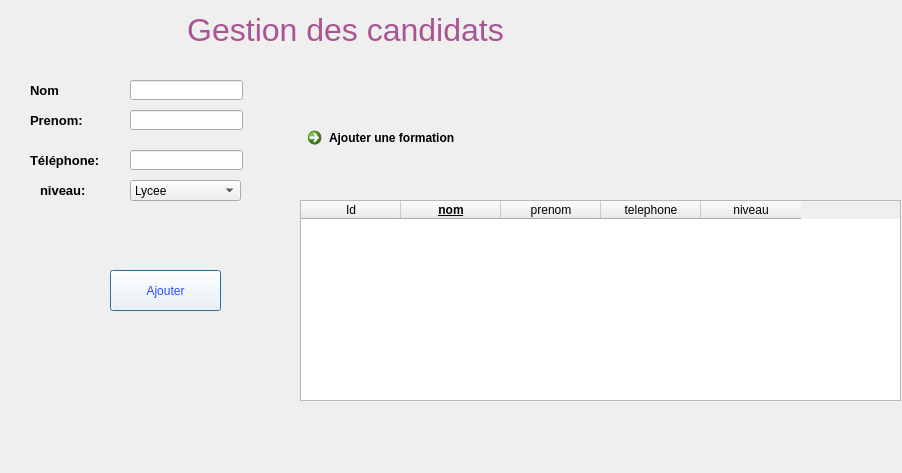
<?xml version="1.0" encoding="UTF-8"?>
<ui version="4.0">
 <class>Dialog</class>
 <widget class="QDialog" name="Dialog">
  <property name="geometry">
   <rect>
    <x>0</x>
    <y>0</y>
    <width>902</width>
    <height>473</height>
   </rect>
  </property>
  <property name="windowTitle">
   <string>Dialog</string>
  </property>
  <property name="autoFillBackground">
   <bool>false</bool>
  </property>
  <property name="styleSheet">
   <string notr="true"/>
  </property>
  <widget class="QPushButton" name="ajout">
   <property name="geometry">
    <rect>
     <x>110</x>
     <y>270</y>
     <width>111</width>
     <height>41</height>
    </rect>
   </property>
   <property name="toolTip">
    <string>&lt;html&gt;&lt;head/&gt;&lt;body&gt;&lt;p&gt;&lt;span style=&quot; font-size:12pt; color:#0000ff;&quot;&gt;Ceci sauvegarde un candidat dans votre base&lt;/span&gt;&lt;/p&gt;&lt;/body&gt;&lt;/html&gt;</string>
   </property>
   <property name="styleSheet">
    <string notr="true">color:rgb(44, 75, 255);
height:30px;
font: 75 14pt &quot;Times New Roman&quot;;
background-color:rgb(255, 255, 255);</string>
   </property>
   <property name="text">
    <string>Ajouter</string>
   </property>
  </widget>
  <widget class="QLabel" name="label_2">
   <property name="geometry">
    <rect>
     <x>170</x>
     <y>10</y>
     <width>351</width>
     <height>41</height>
    </rect>
   </property>
   <property name="styleSheet">
    <string notr="true">font: 15pt &quot;MS Shell Dlg 2&quot;;
color:rgb(170, 84, 147);</string>
   </property>
   <property name="text">
    <string>&lt;html&gt;&lt;head/&gt;&lt;body&gt;&lt;p align=&quot;center&quot;&gt;&lt;span style=&quot; font-size:24pt;&quot;&gt;Gestion des candidats&lt;/span&gt;&lt;/p&gt;&lt;/body&gt;&lt;/html&gt;</string>
   </property>
  </widget>
  <widget class="QLabel" name="label_3">
   <property name="geometry">
    <rect>
     <x>30</x>
     <y>70</y>
     <width>111</width>
     <height>41</height>
    </rect>
   </property>
   <property name="styleSheet">
    <string notr="true"/>
   </property>
   <property name="text">
    <string>&lt;html&gt;&lt;head/&gt;&lt;body&gt;&lt;p&gt;&lt;span style=&quot; font-size:10pt; font-weight:600;&quot;&gt;Nom&lt;/span&gt;&lt;/p&gt;&lt;/body&gt;&lt;/html&gt;</string>
   </property>
  </widget>
  <widget class="QLabel" name="label_4">
   <property name="geometry">
    <rect>
     <x>30</x>
     <y>100</y>
     <width>111</width>
     <height>41</height>
    </rect>
   </property>
   <property name="styleSheet">
    <string notr="true"/>
   </property>
   <property name="text">
    <string>&lt;html&gt;&lt;head/&gt;&lt;body&gt;&lt;p&gt;&lt;span style=&quot; font-size:10pt; font-weight:600;&quot;&gt;Prenom:&lt;/span&gt;&lt;/p&gt;&lt;/body&gt;&lt;/html&gt;</string>
   </property>
  </widget>
  <widget class="QLabel" name="label_5">
   <property name="geometry">
    <rect>
     <x>30</x>
     <y>140</y>
     <width>111</width>
     <height>41</height>
    </rect>
   </property>
   <property name="styleSheet">
    <string notr="true"/>
   </property>
   <property name="text">
    <string>&lt;html&gt;&lt;head/&gt;&lt;body&gt;&lt;p&gt;&lt;span style=&quot; font-size:10pt; font-weight:600;&quot;&gt;Téléphone:&lt;/span&gt;&lt;/p&gt;&lt;/body&gt;&lt;/html&gt;</string>
   </property>
  </widget>
  <widget class="QLabel" name="label_6">
   <property name="geometry">
    <rect>
     <x>40</x>
     <y>170</y>
     <width>111</width>
     <height>41</height>
    </rect>
   </property>
   <property name="styleSheet">
    <string notr="true"/>
   </property>
   <property name="text">
    <string>&lt;html&gt;&lt;head/&gt;&lt;body&gt;&lt;p&gt;&lt;span style=&quot; font-size:10pt; font-weight:600;&quot;&gt;niveau:&lt;/span&gt;&lt;/p&gt;&lt;/body&gt;&lt;/html&gt;</string>
   </property>
  </widget>
  <widget class="QLineEdit" name="n">
   <property name="geometry">
    <rect>
     <x>130</x>
     <y>80</y>
     <width>113</width>
     <height>20</height>
    </rect>
   </property>
   <property name="styleSheet">
    <string notr="true">border-color:#000;
border-size:4px</string>
   </property>
  </widget>
  <widget class="QLineEdit" name="p">
   <property name="geometry">
    <rect>
     <x>130</x>
     <y>110</y>
     <width>113</width>
     <height>20</height>
    </rect>
   </property>
   <property name="styleSheet">
    <string notr="true">
border-color:#000;
border-size:4px</string>
   </property>
  </widget>
  <widget class="QLineEdit" name="t">
   <property name="geometry">
    <rect>
     <x>130</x>
     <y>150</y>
     <width>113</width>
     <height>20</height>
    </rect>
   </property>
   <property name="styleSheet">
    <string notr="true">border-color:#000;
border-size:4px</string>
   </property>
  </widget>
  <widget class="QComboBox" name="nv">
   <property name="geometry">
    <rect>
     <x>130</x>
     <y>180</y>
     <width>111</width>
     <height>21</height>
    </rect>
   </property>
   <item>
    <property name="text">
     <string>Lycee</string>
    </property>
   </item>
   <item>
    <property name="text">
     <string>Université</string>
    </property>
   </item>
   <item>
    <property name="text">
     <string>enfant</string>
    </property>
   </item>
  </widget>
  <widget class="QCommandLinkButton" name="formation">
   <property name="geometry">
    <rect>
     <x>300</x>
     <y>120</y>
     <width>251</width>
     <height>41</height>
    </rect>
   </property>
   <property name="text">
    <string>Ajouter une formation</string>
   </property>
  </widget>
  <widget class="QTableWidget" name="liste">
   <property name="geometry">
    <rect>
     <x>300</x>
     <y>200</y>
     <width>601</width>
     <height>201</height>
    </rect>
   </property>
   <property name="styleSheet">
    <string notr="true">font-color:black</string>
   </property>
   <column>
    <property name="text">
     <string>Id</string>
    </property>
   </column>
   <column>
    <property name="text">
     <string>nom</string>
    </property>
    <property name="whatsThis">
     <string>identifiant auto</string>
    </property>
    <property name="font">
     <font>
      <weight>75</weight>
      <bold>true</bold>
      <underline>true</underline>
     </font>
    </property>
   </column>
   <column>
    <property name="text">
     <string>prenom</string>
    </property>
   </column>
   <column>
    <property name="text">
     <string>telephone</string>
    </property>
   </column>
   <column>
    <property name="text">
     <string>niveau</string>
    </property>
   </column>
  </widget>
 </widget>
 <resources/>
 <connections/>
</ui>
